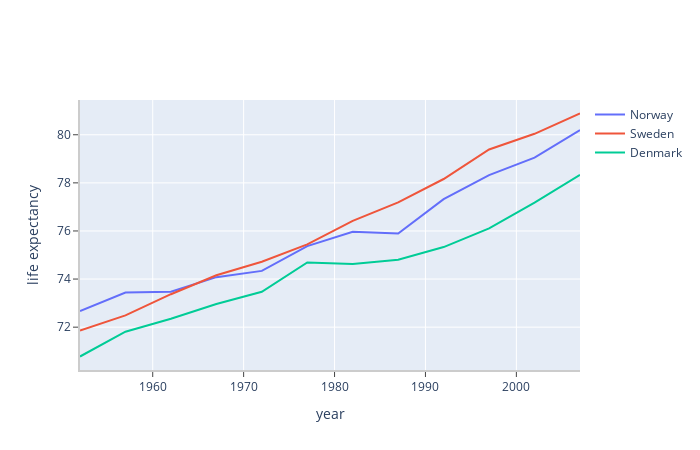

The notebook cell this image was saved under:
### Code cell
scandinavians = ['Norway', 'Sweden', 'Denmark']
is_scandinavia = europe['country'].isin(scandinavians)
scandinavia = europe[is_scandinavia]
 
fig = go.Figure()

# Creating traces by looping over countries
for country in scandinavians:
    is_country = europe['country'] == country
    trace = go.Scatter(x=europe[is_country]['year'],
                    y=europe[is_country]['lifeExp'],
                    mode="lines",
                    name=country)
    fig.add_trace(trace)

fig.update_layout(xaxis=dict(
        title="year",
        linecolor='rgb(204, 204, 204)',
        linewidth=2,
        ticks='outside',
    ),
    yaxis=dict(
        title="life expectancy",
        linecolor='rgb(204, 204, 204)',
        linewidth=2,
        ticks='outside',
    ),
    autosize=False,
)

fig.show()

### Figure 1 — Plotly figure (JSON) as saved in the notebook; plotly's stock layout.template omitted (floating-point values rounded to 4 significant figures)
{"data": [{"mode": "lines", "name": "Norway", "type": "scatter", "x": [1952, 1957, 1962, 1967, 1972, 1977, 1982, 1987, 1992, 1997, 2002, 2007], "y": [72.67, 73.44, 73.47, 74.08, 74.34, 75.37, 75.97, 75.89, 77.32, 78.32, 79.05, 80.2]}, {"mode": "lines", "name": "Sweden", "type": "scatter", "x": [1952, 1957, 1962, 1967, 1972, 1977, 1982, 1987, 1992, 1997, 2002, 2007], "y": [71.86, 72.49, 73.37, 74.16, 74.72, 75.44, 76.42, 77.19, 78.16, 79.39, 80.04, 80.88]}, {"mode": "lines", "name": "Denmark", "type": "scatter", "x": [1952, 1957, 1962, 1967, 1972, 1977, 1982, 1987, 1992, 1997, 2002, 2007], "y": [70.78, 71.81, 72.35, 72.96, 73.47, 74.69, 74.63, 74.8, 75.33, 76.11, 77.18, 78.33]}], "layout": {"autosize": false, "height": 450, "width": 700, "xaxis": {"autorange": true, "linecolor": "rgb(204, 204, 204)", "linewidth": 2, "range": [1952, 2007], "ticks": "outside", "title": {"text": "year"}, "type": "linear"}, "yaxis": {"autorange": true, "linecolor": "rgb(204, 204, 204)", "linewidth": 2, "range": [70.22, 81.45], "ticks": "outside", "title": {"text": "life expectancy"}, "type": "linear"}}}
